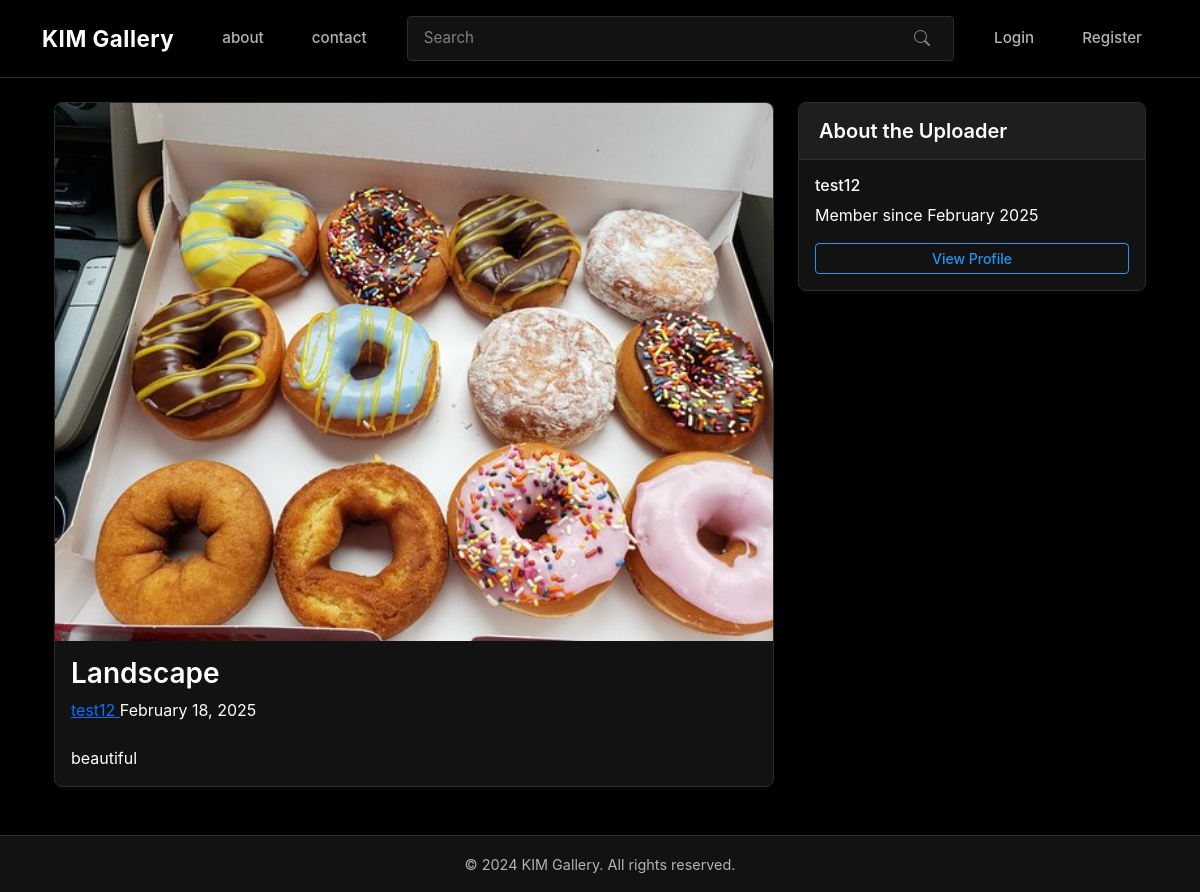
The app's page /image/2 with its own data.
### kim_gallery/models.py (models this page shows, shortened)
class Image(db.Model):
    id = db.Column(db.Integer, primary_key=True)
    title = db.Column(db.String(100), nullable=False)
    description = db.Column(db.Text)
    filename = db.Column(db.String(255), nullable=False)
    upload_date = db.Column(db.DateTime, default=datetime.utcnow)
    user_id = db.Column(db.Integer, db.ForeignKey('user.id'), nullable=False)
    tags = db.relationship('Tag', secondary='image_tags', backref=db.backref('images', lazy='dynamic'))

class User(UserMixin, db.Model):
    id = db.Column(db.Integer, primary_key=True)
    username = db.Column(db.String(64), unique=True, nullable=False)
    email = db.Column(db.String(120), unique=True, nullable=False)
    password_hash = db.Column(db.String(128))
    about_me = db.Column(db.Text)
    profile_image = db.Column(db.String(255))
    join_date = db.Column(db.DateTime, default=datetime.utcnow)
    images = db.relationship('Image', backref='author', lazy='dynamic')

### kim_gallery/gallery/routes.py (the view)
@bp.route('/image/<int:id>')
def image(id):
    image = Image.query.get_or_404(id)
    return render_template('gallery/image.html', title=image.title, image=image)

### kim_gallery/templates/gallery/image.html (shortened to what this page needs)
{% extends "base.html" %}
{% block content %}
<div class="container">
    <div class="row">
        <div class="col-md-8">
            <div class="card">
                {% if image.filename.lower().endswith('.mp4') %}
                <div class="video-container position-relative">
                    <video id="video-player" class="card-img-top" preload="metadata"
                        style="max-height: 600px; width: 100%;">
                        <source src="{{ url_for('static', filename='uploads/' + image.filename) }}" type="video/mp4">
                        Your browser does not support the video tag.
                    </video>
                    <div
                        class="video-controls position-absolute bottom-0 start-0 end-0 p-2 bg-dark bg-opacity-75 text-white">
                        <div class="d-flex align-items-center">
                            <button id="play-pause" class="btn btn-link text-white me-2">
                                <i class="bi bi-play-fill"></i>
                            </button>
                            <div class="progress flex-grow-1 me-2" style="cursor: pointer;">
                                <div id="progress-bar" class="progress-bar" role="progressbar" style="width: 0%"></div>
                            </div>
                            <span id="time-display" class="small">0:00 / 0:00</span>
                            <button id="mute-unmute" class="btn btn-link text-white ms-2">
                                <i class="bi bi-volume-up"></i>
                            </button>
                            <button id="fullscreen" class="btn btn-link text-white ms-2">
                                <i class="bi bi-fullscreen"></i>
                            </button>
                        </div>
                        <div id="preview-container" class="position-absolute" style="display: none;">
                            <video id="preview-video" width="160" height="90"></video>
                            <div class="preview-time small text-center bg-dark bg-opacity-75 py-1"></div>
                        </div>
                    </div>
                </div>
                {% else %}
                <img src="{{ url_for('static', filename='uploads/' + image.filename) }}" class="card-img-top"
                    alt="{{ image.title }}" style="max-height: 600px; object-fit: contain;">
                {% endif %}
                <div class="card-body">
                    <div class="d-flex justify-content-between align-items-start mb-4">
                        <div>
                            <h1 class="card-title h3 mb-2">{{ image.title }}</h1>
                            <div class="upload-info">
                                <a href="{{ url_for('main.profile', username=image.author.username) }}"
                                    class="uploader-link">
                                    {{ image.author.username }}
                                </a>
                                <span class="upload-date">{{ image.upload_date.strftime('%B %d, %Y') }}</span>
                            </div>
                        </div>
                    </div>
                    {% if image.description %}
                    <p class="card-text">{{ image.description }}</p>
                    {% endif %}
                </div>
            </div>
        </div>
        <div class="col-md-4">
            <div class="card uploader-card">
                <div class="card-header">
                    <h5 class="card-title">About the Uploader</h5>
                </div>
                <div class="card-body">
                    <div class="uploader-info">
                        <h6 class="uploader-name">{{ image.author.username }}</h6>
                        <p class="member-since">
                            Member since {{ image.author.join_date.strftime('%B %Y') }}
                        </p>
                        <a href="{{ url_for('main.profile', username=image.author.username) }}"
                            class="btn btn-outline-primary btn-sm w-100">View Profile</a>
                    </div>
                </div>
            </div>
        </div>
    </div>
</div>
{% endblock %}

### kim_gallery/templates/base.html (style rules this page uses)
:root { --dark-bg: #000000; --dark-surface: #121212; --dark-surface-2: #1E1E1E; --dark-surface-3: #2D2D2D; --text-primary: #FFFFFF; --text-secondary: #B3B3B3; --text-muted: #808080; --accent-color: #2196F3; --accent-hover: #1976D2; --danger-color: #f44336; --success-color: #4CAF50; }
body { background-color: var(--dark-bg); color: var(--text-primary); font-family: -apple-system, BlinkMacSystemFont, "Segoe UI", Roboto, "Helvetica Neue", Arial, sans-serif; -webkit-font-smoothing: antialiased; -moz-osx-font-smoothing: grayscale; }
.card { background-color: var(--dark-surface); border: 1px solid var(--dark-surface-3); border-radius: 8px; overflow: hidden; box-shadow: 0 2px 4px rgba(0, 0, 0, 0.1); }
.card-header { background-color: var(--dark-surface-2); border-bottom: 1px solid var(--dark-surface-3); padding: 1rem 1.25rem; }
.card-title { color: var(--text-primary); font-weight: 600; margin-bottom: 0; }
.card-body { color: var(--text-primary); }
.btn-outline-primary { border-color: var(--accent-color); color: var(--accent-color); font-weight: 500; }

### records on screen
Image: filename (picture), title "Landscape", upload_date "February 18, 2025", description "beautiful"
User: author.username "test12", author.join_date "February 2025"
